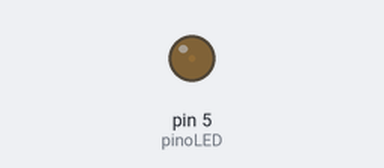
Recording of a sketch running on a simulated Arduino Uno, built with avr-gcc and run on an emulated ATmega328P. Parts: output pins drawn as LEDs (lit = HIGH).

Above: at 0.05 s.
At 5.75 s:
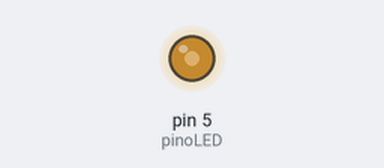
At 8.6 s:
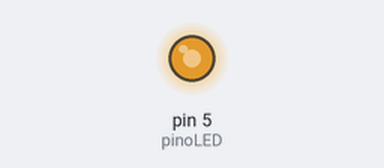
At 11.5 s:
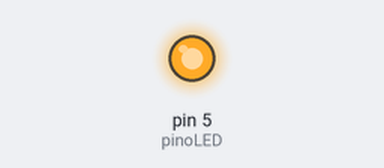
Timing chart, 0 to 15.0 s (numbered marks = the images above):
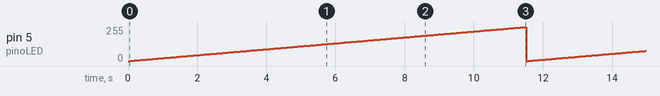

Measured:
- by itself, pin 5 (pinoLED): ramps from 0/255 to 255/255 and jumps back, once every 11.5 s

The sketch:

Loop_For_02.ino
```cpp
int pinoLED = 5;

void setup()
{
  // Não é necessário setup neste projeto
}

void loop()
{
   for (int i=0; i <= 255; i++)
   {
      analogWrite(pinoLED, i);
      delay(45);
   }
}
```
